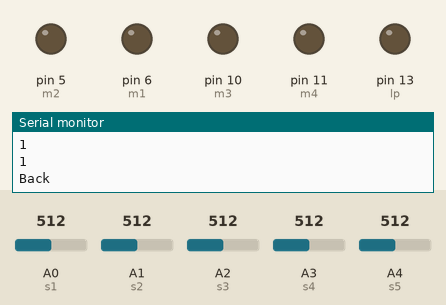
The sketch below on a simulated Arduino Uno, built with avr-gcc and run on an emulated ATmega328P. On the bench: output pins drawn as LEDs (lit = HIGH), the last lines printed to the serial monitor. The test bench sets the inputs (shaded band); at power-on: A0 (s1) = 512, A1 (s2) = 512, A2 (s3) = 512, A3 (s4) = 512, A4 (s5) = 512.

Above: at 1.2 s.
1.3 s: A0 (s1) set to 319
2.8 s: A0 (s1) set to 286
At 4.0 s:
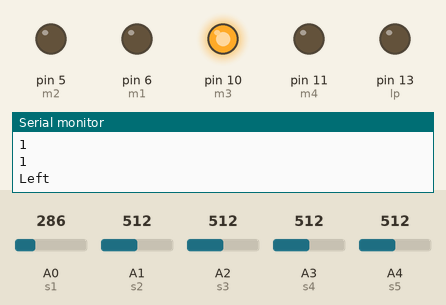
Timing chart, 0 to 5.8 s (numbered marks = the images above; inputs shaded):
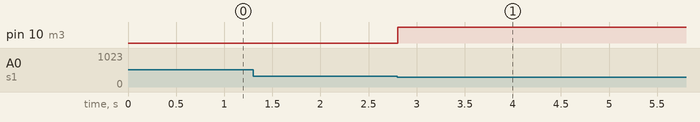

The sketch:

line_follower.ino
```cpp
int s1=A0;
int s2=A1;
int s3=A2;
int s4=A3;
int s5=A4;
int lp=13;
int k=300;
int m1=6;
int m2=5;
int m3=10;
int m4=11;
int a1=0;
int ls=0;
int sen1;
int sen2;
int sen3;
int sen4;
int sen5;
void setup() {
Serial.begin(9600);
pinMode(s1,INPUT);
pinMode(s2,INPUT);
pinMode(s3,INPUT);
pinMode(s4,INPUT);
pinMode(s5,INPUT);
 pinMode(lp,OUTPUT);
pinMode(m4,OUTPUT);
pinMode(m3,OUTPUT);
pinMode(m2,OUTPUT);
pinMode(m1,OUTPUT);
}

void loop() {
  sensor_check();
  if(sen1==0||(sen2==0&&sen4==1))
  ls=1;
  else if(sen5==0||(sen4==0&&sen2==1))
  ls=2;
  display();
  if(a1==0)
  {
    while(1)
    {
    halt();
    sensor_check();
    if(sen1!=sen2||sen1!=sen3||sen1!=sen4||sen1!=sen5)
    {
      a1=1;
      break;
    }
    }
  }
 else if((sen3==0&&sen1==0&&sen2==0&&sen4==0&&sen5==0)||(sen3==0&&sen1==1&&sen5==1))
  {
    pwm_backward();
  }
  else if(sen1==0||(sen2==0&&sen4==1))
  {
    pwm_left();

  }
  else if(sen5==0||(sen2==1&&sen4==0))
  {
    pwm_right();

  }

   else if(sen1==1&&sen2==1&&sen3==1&&sen4==1&&sen5==1)
    {

      if(ls==1)
      pwm_left();
      else if(ls==2)
      pwm_right();
      else if(ls==0)
      pwm_forward();
    }
}
 void display()
 {
  Serial.println(sen1);
  Serial.println(sen2);
  Serial.println(sen3);
  Serial.println(sen4);
  Serial.println(sen5);
  if(ls==0)
  Serial.println("Back");
  else if(ls==2)
  Serial.println("Right");
  else
  Serial.println("Left");
 }
void sensor_check()
{
  int ss1=analogRead(s1);
  int ss2=analogRead(s2);
  int ss3=analogRead(s3);
  int ss4=analogRead(s4);
  int ss5=analogRead(s5);
  if (ss1>k)
  sen1=1;
  else
  sen1=0;
  if(ss2>k)
  sen2=1;
  else
  sen2=0;
  if(ss3>k)
  sen3=1;
  else
  sen3=0;
  if(ss4>k)
  sen4=1;
  else
  sen4=0;
  if(ss5>k)
  sen5=1;
  else
  sen5=0;
}
void pwm_forward()
{
  a1=1;
  analogWrite(m1,255);
  analogWrite(m2,0);
  analogWrite(m3,0);
  analogWrite(m4,255);
}
void pwm_backward()
{
  a1=1;
  digitalWrite(lp,HIGH);
  analogWrite(m2,255);
  analogWrite(m1,0);
  analogWrite(m4,0);
  analogWrite(m3,255);
}
void pwm_right()
{

  a1=1;
  analogWrite(m2,255);
  analogWrite(m1,0);
  analogWrite(m3,0);
  analogWrite(m4,0);

}

void pwm_left()
{

  a1=1;
  analogWrite(m1,0);
  analogWrite(m2,0);
  analogWrite(m4,0);
  analogWrite(m3,255);
}
void halt()
{
digitalWrite(m1,LOW);
 digitalWrite(m1,LOW);
  digitalWrite(m2,LOW);
  digitalWrite(m4,LOW);
  digitalWrite(m3,LOW);
}
```

Measured:
- the behaviour switches between 301 and 300 on A0 (s1) (found by bisection; images 0 and 1)
- after the input at 1.3 s, every drawn part: stays the same
- after the input at 2.8 s, pin 10 (m3): LOW → HIGH at once
